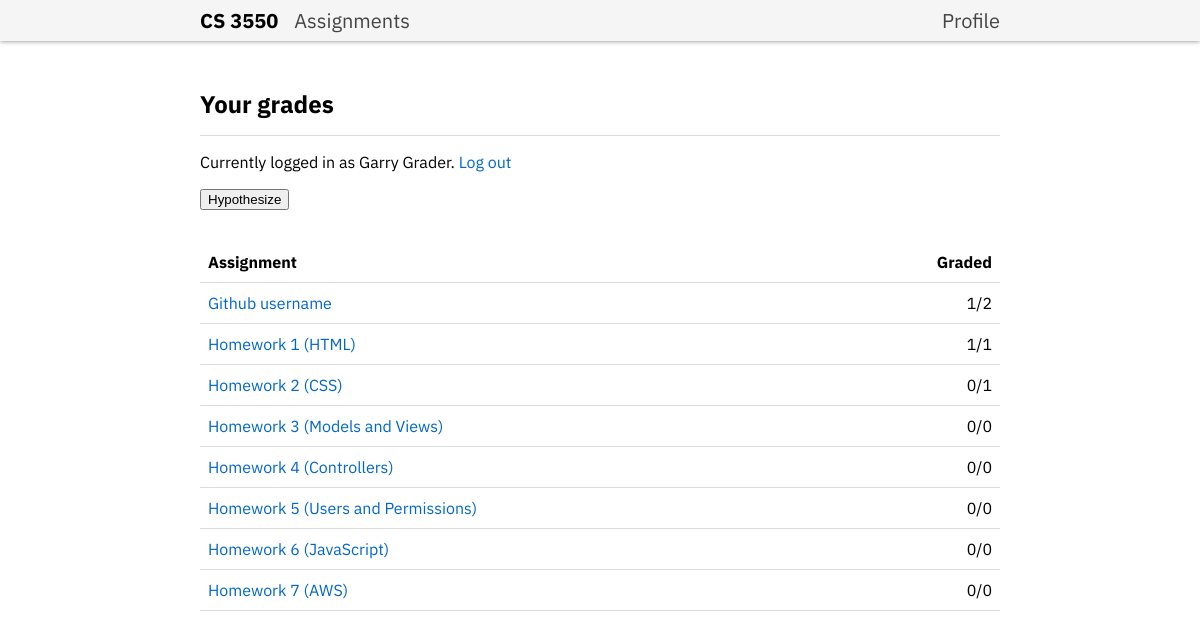
Screenshot of /profile/ (signed in) with the database file from the repository.
### grades/models.py (models this page shows, shortened)
class Assignment(models.Model):
    title = models.CharField(max_length=200)
    description = models.TextField()
    deadline = models.DateTimeField()
    weight = models.IntegerField()
    points = models.IntegerField()

### grades/views.py (the view)
# urls.py: path('profile/', views.profile),
@login_required
def profile(request):
    user = request.user
    is_authenticated = user.is_authenticated
    is_student_user = is_student(user) or not is_authenticated
    is_ta_user = is_ta(user)
    is_admin = user.is_superuser
    assignments = models.Assignment.objects.all().order_by('deadline')
    current_grade = None
    if is_student_user and is_authenticated:
        for assignment in assignments:
            submission = assignment.submission_set.filter(author=user).first()
            past_due = assignment.deadline < timezone.now()
            if submission and submission.score is not None:
                percentage = (submission.score / assignment.points) * 100
                assignment.status = f"{percentage:.1f}%"
            elif submission and past_due:
                assignment.status = "Ungraded"
            elif submission:
                assignment.status = "Submitted"
            elif past_due:
                assignment.status = "Missing"
            else:
                assignment.status = "Not Due"
        current_grade = compute_grade(user)
    else:
        for assignment in assignments:
            if is_admin:
                assigned = assignment.submission_set.count()
                graded = assignment.submission_set.filter(score__isnull=False).count()
            elif is_ta_user and is_authenticated:
                assigned = assignment.submission_set.filter(grader=user).count()
                graded = assignment.submission_set.filter(grader=user, score__isnull=False).count()
            else:
                assigned = 0
                graded = 0
            assignment.graded_count = f"{graded}/{assigned}"
    return render(request, "profile.html", {
        'title': 'Your Grades - CS 3550',
        'assignments': assignments,
        'user': user,
        'is_student': is_student_user,
        'is_ta': is_ta_user,
        'is_admin': is_admin,
        'current_grade': current_grade
    })

### grades/views.py (called while the page is built)
def is_student(user):
    return user.groups.filter(name="Students").exists()

def is_ta(user):
    return user.groups.filter(name="Teaching Assistants").exists()

### grades/templates/profile.html (shortened to what this page needs)
{% include "header.html" with title="Profile Page" %}
<main>
  <h1>Your grades</h1>
  <section>
    <p>Currently logged in as {{ user.get_full_name }}. <a href="/profile/logout/" role="button">Log out</a></p>
  </section>
  <table class="sortable profile-grades">
    <thead>
      <tr>
        <th>Assignment</th>
        <th class="number sort-column">
          {% if is_student %}
            Status
          {% else %}
            Graded
          {% endif %}
        </th>
      </tr>
    </thead>
    <tbody>
      {% for assignment in assignments %}
      <tr data-index="{{ forloop.counter }}" data-weight="{{ assignment.weight }}">
        <td><a href="/{{ assignment.id }}/">{{ assignment.title }}</a></td>
        <td class="number" data-value="{% if is_student %}{{ assignment.status|floatformat:0|default:0 }}{% else %}{{ assignment.graded_count|floatformat:0|default:0 }}{% endif %}">
          {% if is_student %}
            {{ assignment.status }}
          {% else %}
            {{ assignment.graded_count }}
          {% endif %}
        </td>
      </tr>
      {% endfor %}
    </tbody>
  </table>
</main>

### static/main.css (style rules this page uses)
main { max-width: 50rem; margin: 3rem auto 0; padding: 0 1rem; }
main h1 { font-size: 1.5rem; margin: 0; padding-bottom: 1rem; border-bottom: 1px solid #ddd; }
table { width: 100%; line-height: 1.5; margin: 1rem 0; border-collapse: collapse; }
th, td { padding: 0.5rem; text-align: left; border-bottom: 1px solid #ddd; }
.number { text-align: right; }
th.sort-column { cursor: pointer; }
a { color: #0066cc; text-decoration: none; }
main p, main ul { margin: 1rem 0; }

### rows the page displays
Assignment: title "Github username", graded_count "1/2"
Assignment: title "Homework 1 (HTML)", graded_count "1/1"
Assignment: title "Homework 2 (CSS)", graded_count "0/1"
Assignment: title "Homework 3 (Models and Views)", graded_count "0/0"
Assignment: title "Homework 4 (Controllers)", graded_count "0/0"
Assignment: title "Homework 5 (Users and Permissions)", graded_count "0/0"
Assignment: title "Homework 6 (JavaScript)", graded_count "0/0"
Assignment: title "Homework 7 (AWS)", graded_count "0/0"

### other values shown
{{ user.get_full_name }} "Garry Grader"
